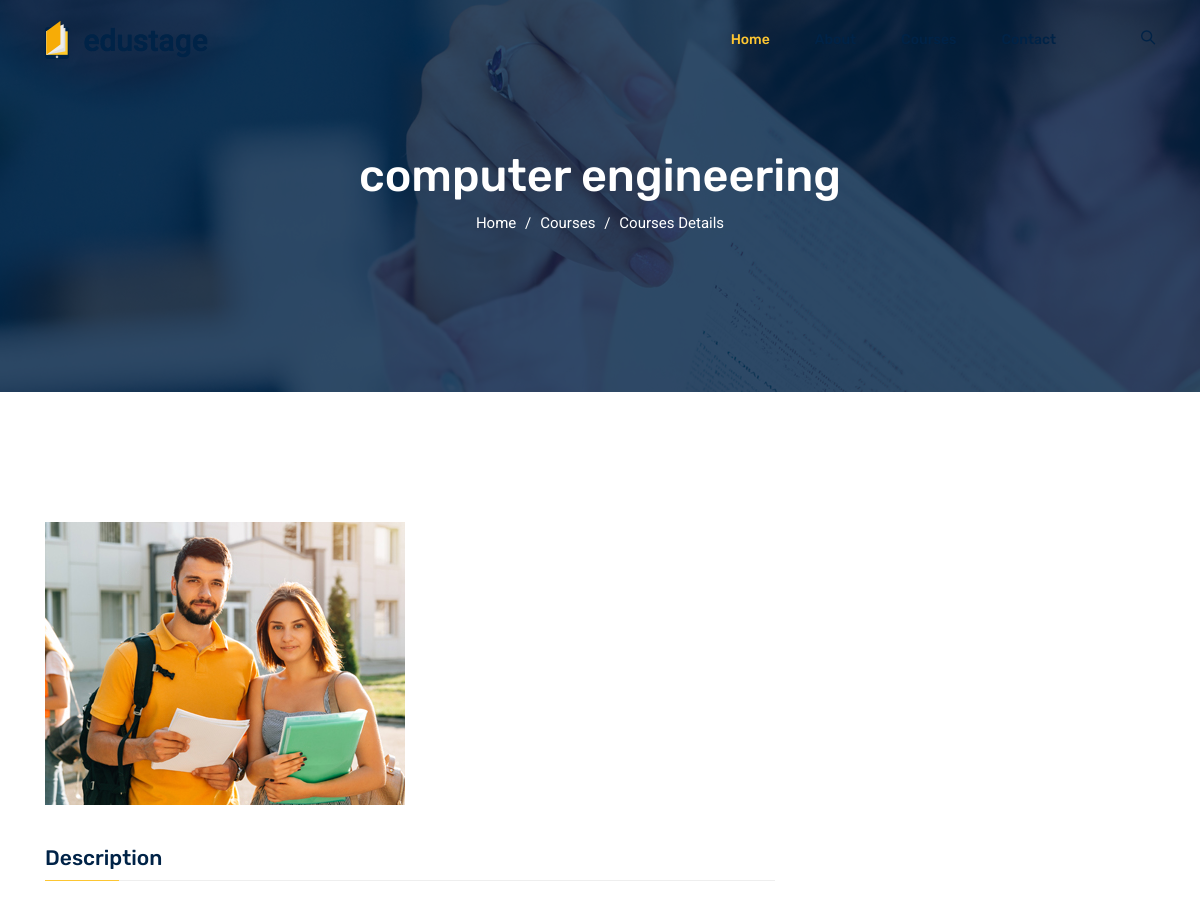
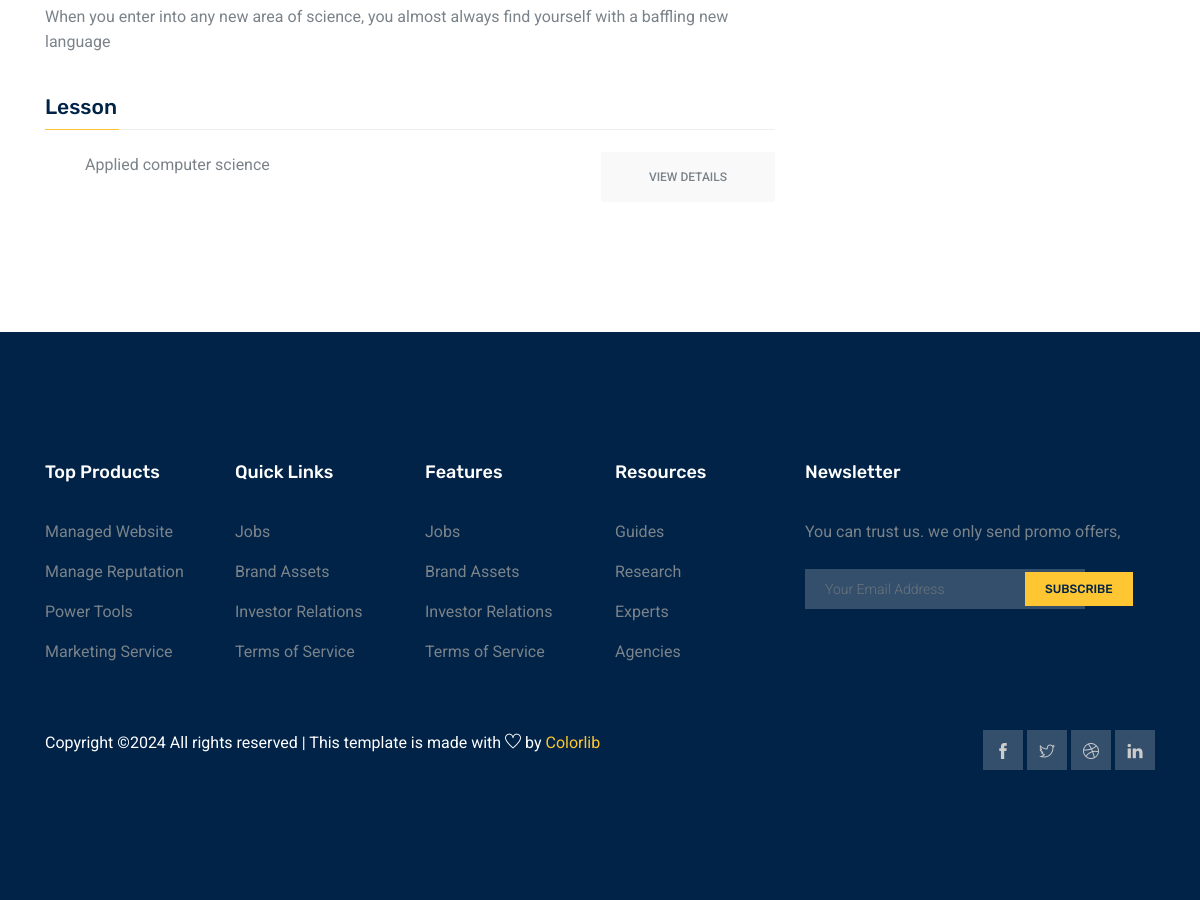
Screenshot of /courses/2 with the database file from the repository (2 pictures, top to bottom).
### app/models.py (models this page shows, shortened)
class Course(models.Model):
    title = models.CharField (max_length=200)
    description = models.TextField()
    instructor = models.OneToOneField(User, on_delete= models.CASCADE)
    created_at = models.DateTimeField(auto_now_add= True)
    image_course = models.ImageField(upload_to='courseimg')

class Lesson(models.Model):
    title = models.CharField(max_length=200)
    course = models.ForeignKey(Course , related_name='lessons', on_delete=models.CASCADE)
    order = models.PositiveIntegerField()
    image_lesson = models.ImageField(upload_to='lessonimg')
    content = models.TextField(blank=True, null=True)

### app/views.py (the view)
# urls.py: path('courses/<int:pk>', views.Course_details.as_view(), name='course_details'),
class Course_details(View):
    def get(self, request, pk):
        course = Course.objects.get(pk=pk)
        lessons = Lesson.objects.filter(course=course)
        return render(request, 'app/courses-details.html', {'course': course, 'lessons': lessons})

### app/templates/app/courses-details.html (shortened to what this page needs)
{% extends 'app/base.html' %}
{% load static %}
{%block content%}
{% block banner-slider %}
<section class="banner_area">
    <div class="banner_inner d-flex align-items-center">
      <div class="overlay"></div>
      <div class="container">
        <div class="row justify-content-center">
          <div class="col-lg-6">
            <div class="banner_content text-center">
              <h2> {{ course.title }}</h2>
              <div class="page_link">
                <a href="index.html">Home</a>
                <a href="courses.html">Courses</a>
                <a href="course-details.html">Courses Details</a>
              </div>
            </div>
          </div>
        </div>
      </div>
    </div>
  </section>
{% endblock banner-slider %}
{%block main-content%}
<section class="course_details_area section_gap">
    <div class="container">
        <div class="row">
            <div class="col-lg-8 course_details_left">
                <div class="main_image">
                    <img class="img-fluid" src="{{ course.image_course.url }}" alt="">
                </div>
                <div class="content_wrapper">
                    <h4 class="title">Description</h4>
                    <div class="content">
                         {{ course.description }}
                    </div>
                    <h4 class="title">Lesson</h4>
                    <div class="content">
                        <ul class="course_list">
                            {% for lesson in lessons %}
                            <li class="justify-content-between d-flex">
                                <p> {{ lesson.title }}</p>
                                <a class="primary-btn text-uppercase" href="{% url 'lesson_details' pk=lesson.pk %}">View Details</a>
                            </li>
                            {% endfor %}
                        </ul>
                    </div>
                </div>
            </div>
            </div>
        </div>
</section>
{%endblock main-content%}
{%endblock content%}

### rows the page displays
Course: title "computer engineering", image_course (picture), description "When you enter into any new area of science, you almost always find yourself with a baffling new language"
Lesson: title "Applied computer science"
